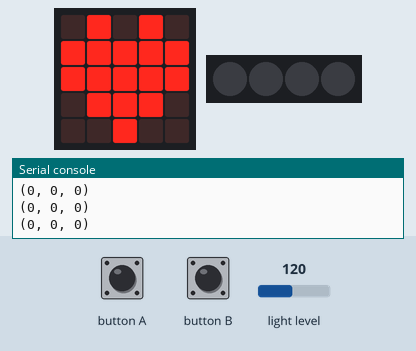
This program was run on a simulated BBC micro:bit running MicroPython. Shown: the board's 5×5 LED display, 4 RGB LEDs in strip order, left to right, the last lines printed to the serial console. The test bench sets the inputs (shaded band); at power-on: light level 120.

Above: at 1.2 s.
1.3 s: button A pressed for 0.15 s
At 1.9 s:
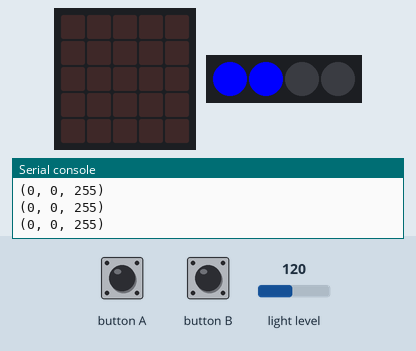
2.9 s: button B pressed for 0.15 s
At 4.1 s:
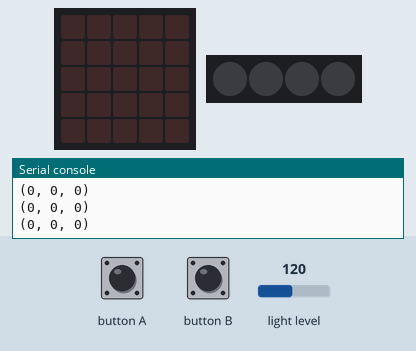
4.5 s: button A pressed for 1 s
At 5.4 s:
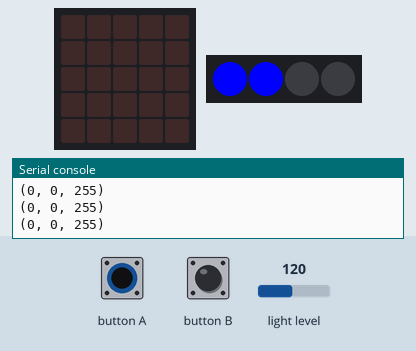
7.0 s: button B pressed for 1 s
At 7.3 s:
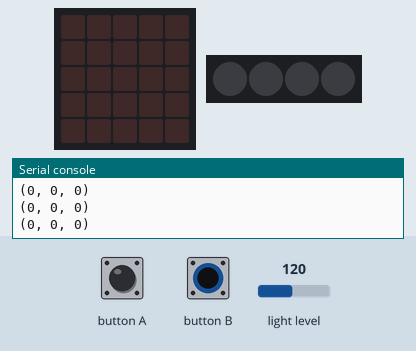
Timing chart, 0 to 10.0 s (numbered marks = the images above; inputs shaded):
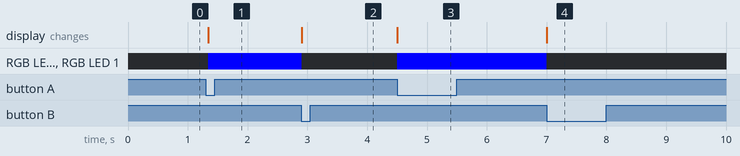

The program:

main.py
```python
"""
Created by: Liya Getachew
Created on: Oct 2023
This module is a Micro:bit MicroPython program uses light level to turn on Neopixels.
"""

from microbit import *
import neopixel

display.clear()
display.show(Image.HEART)

# variables
neopixel_strip = neopixel.NeoPixel(pin16, 4)
amount_of_light = display.read_light_level()

# clean up
neopixel_strip[0] = (0, 0, 0)
neopixel_strip[1] = (0, 0, 0)
neopixel_strip[2] = (0, 0, 0)
neopixel_strip[3] = (0, 0, 0)
print(neopixel_strip[0])
print(neopixel_strip[1])
print(neopixel_strip[2])
print(neopixel_strip[3])
neopixel_strip.show()

# loop
while True:
    if button_a.is_pressed():
        display.clear()
        # if amount_of_light is <= 51
        if amount_of_light <= 51:
            neopixel_strip[0] = (0, 0, 0)
            print(neopixel_strip[0])
            neopixel_strip.show()

        # if amount_of_light is >= 52
        if amount_of_light >= 52:
            neopixel_strip[0] = (0, 0, 255)
            print(neopixel_strip[0])
            neopixel_strip.show()

        # if amount_of_light is > 104
        if amount_of_light > 104:
            neopixel_strip[0] = (0, 0, 255)
            neopixel_strip[1] = (0, 0, 255)
            print(neopixel_strip[0])
            print(neopixel_strip[1])
            neopixel_strip.show()

        # if amount_of_light is > 156
        if amount_of_light > 156:
            neopixel_strip[0] = (0, 0, 255)
            neopixel_strip[1] = (0, 0, 255)
            neopixel_strip[2] = (0, 0, 255)
            print(neopixel_strip[0])
            print(neopixel_strip[1])
            print(neopixel_strip[2])
            neopixel_strip.show()

        # if amount_of_light is > 208
        if amount_of_light > 208:
            neopixel_strip[0] = (0, 0, 255)
            neopixel_strip[1] = (0, 0, 255)
            neopixel_strip[2] = (0, 0, 255)
            neopixel_strip[3] = (0, 0, 255)
            print(neopixel_strip[0])
            print(neopixel_strip[1])
            print(neopixel_strip[2])
            print(neopixel_strip[3])
            neopixel_strip.show()

    # reset light level
    if button_b.is_pressed():
        display.clear()
        neopixel_strip[0] = (0, 0, 0)
        neopixel_strip[1] = (0, 0, 0)
        neopixel_strip[2] = (0, 0, 0)
        neopixel_strip[3] = (0, 0, 0)
        print(neopixel_strip[0])
        print(neopixel_strip[1])
        print(neopixel_strip[2])
        print(neopixel_strip[3])
        neopixel_strip.show()
```

Measured:
- after the input at 1.3 s, RGB LED 0, RGB LED 1: off → RGB(0, 0, 255) at once; the display: changes at once (image 1)
- after the input at 2.9 s, RGB LED 0, RGB LED 1: RGB(0, 0, 255) → off at once
- after the input at 4.5 s, RGB LED 0, RGB LED 1: off → RGB(0, 0, 255) at once
- after the input at 7.0 s, RGB LED 0, RGB LED 1: RGB(0, 0, 255) → off at once
